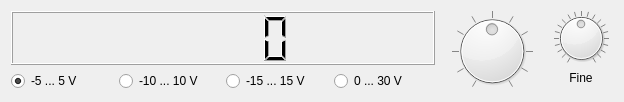
<?xml version="1.0" encoding="UTF-8"?>
<ui version="4.0">
 <class>Form</class>
 <widget class="QWidget" name="Form">
  <property name="geometry">
   <rect>
    <x>0</x>
    <y>0</y>
    <width>624</width>
    <height>102</height>
   </rect>
  </property>
  <property name="windowTitle">
   <string>PFJ Systems Inc. - Virtual Voultage Source VVS1</string>
  </property>
  <layout class="QGridLayout" name="gridLayout">
   <item row="0" column="0" colspan="4">
    <widget class="QLCDNumber" name="lcdNumber">
     <property name="sizePolicy">
      <sizepolicy hsizetype="Expanding" vsizetype="Minimum">
       <horstretch>0</horstretch>
       <verstretch>0</verstretch>
      </sizepolicy>
     </property>
    </widget>
   </item>
   <item row="0" column="4" rowspan="2">
    <widget class="QDial" name="voltDial">
     <property name="sizePolicy">
      <sizepolicy hsizetype="Minimum" vsizetype="Preferred">
       <horstretch>0</horstretch>
       <verstretch>0</verstretch>
      </sizepolicy>
     </property>
     <property name="maximumSize">
      <size>
       <width>128</width>
       <height>16777215</height>
      </size>
     </property>
     <property name="maximum">
      <number>100</number>
     </property>
     <property name="value">
      <number>50</number>
     </property>
     <property name="notchTarget">
      <double>10.000000000000000</double>
     </property>
     <property name="notchesVisible">
      <bool>true</bool>
     </property>
    </widget>
   </item>
   <item row="0" column="5">
    <widget class="QDial" name="fineDial">
     <property name="maximumSize">
      <size>
       <width>64</width>
       <height>16777215</height>
      </size>
     </property>
     <property name="minimum">
      <number>-100</number>
     </property>
     <property name="maximum">
      <number>100</number>
     </property>
     <property name="notchTarget">
      <double>10.000000000000000</double>
     </property>
     <property name="notchesVisible">
      <bool>true</bool>
     </property>
    </widget>
   </item>
   <item row="1" column="0">
    <widget class="QRadioButton" name="volt5Radio">
     <property name="text">
      <string>-5 ... 5 V</string>
     </property>
     <property name="checked">
      <bool>true</bool>
     </property>
    </widget>
   </item>
   <item row="1" column="1">
    <widget class="QRadioButton" name="volt10Radio">
     <property name="text">
      <string>-10 ... 10 V</string>
     </property>
    </widget>
   </item>
   <item row="1" column="2">
    <widget class="QRadioButton" name="volt15Radio">
     <property name="text">
      <string>-15 ... 15 V</string>
     </property>
    </widget>
   </item>
   <item row="1" column="3">
    <widget class="QRadioButton" name="volt30Radio">
     <property name="text">
      <string>0 ... 30 V</string>
     </property>
    </widget>
   </item>
   <item row="1" column="5">
    <widget class="QLabel" name="label">
     <property name="text">
      <string>Fine</string>
     </property>
     <property name="alignment">
      <set>Qt::AlignHCenter|Qt::AlignLeading|Qt::AlignLeft|Qt::AlignTop</set>
     </property>
     <property name="wordWrap">
      <bool>false</bool>
     </property>
    </widget>
   </item>
  </layout>
 </widget>
 <resources/>
 <connections/>
</ui>
